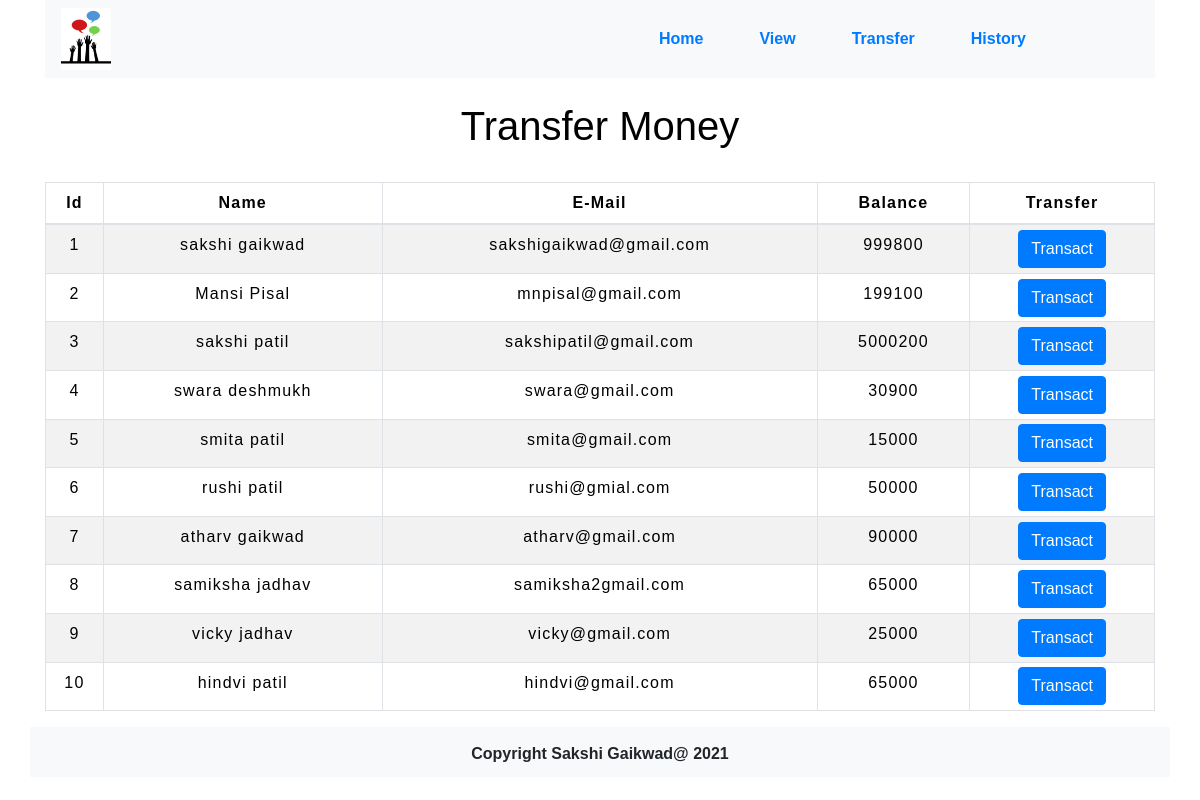
/transfer.php, run on the app's committed database.
### tables this page shows
CREATE TABLE `view` (
  `id` int(255) NOT NULL,
  `name` varchar(255) NOT NULL,
  `email_id` varchar(255) NOT NULL,
  `balance` varchar(255) NOT NULL,
  `Transfer` varchar(255) NOT NULL
);

### transfer.php (the view, shortened to what this page needs)
<!DOCTYPE html>
<html lang="en">
<head>
    <link rel="stylesheet" href="https://maxcdn.bootstrapcdn.com/bootstrap/4.0.0/css/bootstrap.min.css">
<link rel="stylesheet" href="./style.css">
</head>
<body>
    <div class="container">
        <div class="row">
            <div class="col">
                <nav class="navbar navbar-expand-sm bg-light">
                    <img src="./images/logo.png" width="50px">
                    <ul class="navbar-nav">
                      <li class="nav-item">
                        <a class="nav-link" href="index.php">Home</a>
                      </li>
                      <li class="nav-item">
                        <a class="nav-link" href="transfer.php">View</a>
                      </li>
                      <li class="nav-item">
                        <a class="nav-link" href="transfer.php">Transfer</a>
                      </li>
                      <li class="nav-item">
                        <a class="nav-link" href="history.php">History</a>
                      </li>
                    </ul>
                  </nav>
            </div>
        </div>
    </div>
    <body style="background-color : white;">
<?php
    include 'dbcon.php';
    $sql = "SELECT * FROM view";
    $result = mysqli_query($con,$sql);
?>
    <div class="container">
        <h2 class="text-center pt-4" style="color : black;">Transfer Money</h2>
        <br>
            <div class="row">
                <div class="col">
                    <div class="table-responsive-sm">
                    <table class="table table-hover table-sm table-striped table-condensed table-bordered" style="border-color:black;">
                        <thead style="color : black;">
                            <tr>
                            <th scope="col" class="text-center py-2">Id</th>
                            <th scope="col" class="text-center py-2">Name</th>
                            <th scope="col" class="text-center py-2">E-Mail</th>
                            <th scope="col" class="text-center py-2">Balance</th>
                            <th scope="col" class="text-center py-2">Transfer</th>
                            </tr>
                        </thead>
                        <tbody>
                <?php
                    while($rows=mysqli_fetch_assoc($result)){
                ?>
                    <tr style="color : black;">
                        <td class="py-2"><?php echo $rows['id'] ?></td>
                        <td class="py-2"><?php echo $rows['name']?></td>
                        <td class="py-2"><?php echo $rows['email_id']?></td>
                        <td class="py-2"><?php echo $rows['balance']?></td>
                        <td><a href="user.php?id= <?php echo $rows['id'] ;?>"> <button type="button" class="btn btn-primary">Transact</button></a></td>
                    </tr>
                <?php
                    }
                ?>
                        </tbody>
                    </table>
                    </div>
                </div>
            </div>
         </div>
         <div class="container" style="background-color:#f8f9fa">
        <div class="row">
            <div class="col">
                <div class="footer">
                    <p style="text-align: center;">Copyright Sakshi Gaikwad@ 2021</p>
                </div>
                </div>
                </div>
                </div>
</body>
</html>

### style.css (style rules this page uses)
body { font-family: sans-serif; }
.navbar-nav { padding-left: 500px; }
.nav-item { margin-left: 40px; font-size: 16px; font-weight: 700; }
.footer { height: 50px; }
.footer p { text-align: center; padding-top: 15px; font-weight: bold; }
* { padding: 0; margin: 0; box-sizing: border-box; font-family: sans-serif; }
h2 { font-size: 40px; }
table { letter-spacing: 1.2px; }
td { text-align: center; }
button { border:none; background: #d9d9d9; transition: 1s; }

### data on the page
view: id "1", name "sakshi gaikwad", email "sakshigaikwad@gmail.com", balance "999800"
view: id "2", name "Mansi Pisal", email "mnpisal@gmail.com", balance "199100"
view: id "3", name "sakshi patil", email "sakshipatil@gmail.com", balance "5000200"
view: id "4", name "swara deshmukh", email "swara@gmail.com", balance "30900"
view: id "5", name "smita patil", email "smita@gmail.com", balance "15000"
view: id "6", name "rushi patil", email "rushi@gmial.com", balance "50000"
view: id "7", name "atharv gaikwad", email "atharv@gmail.com", balance "90000"
view: id "8", name "samiksha jadhav", email "samiksha2gmail.com", balance "65000"
view: id "9", name "vicky jadhav", email "vicky@gmail.com", balance "25000"
view: id "10", name "hindvi patil", email "hindvi@gmail.com", balance "65000"
